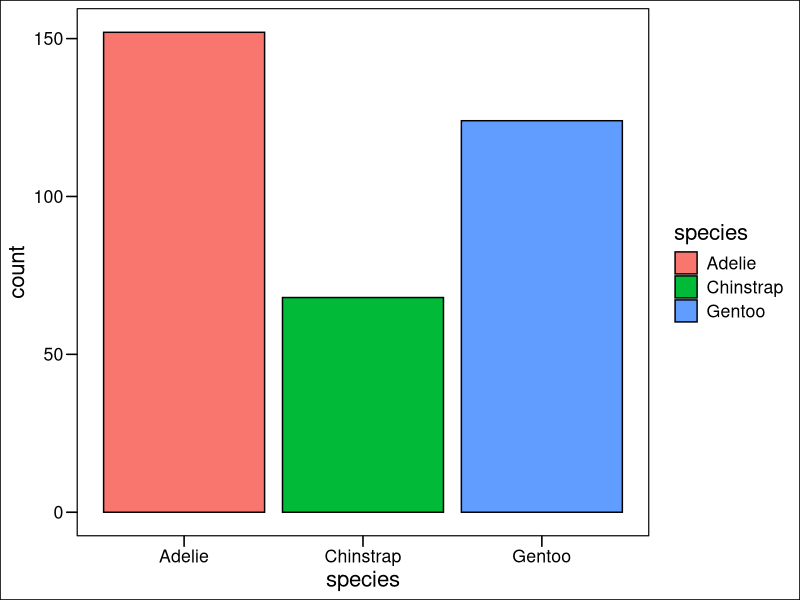
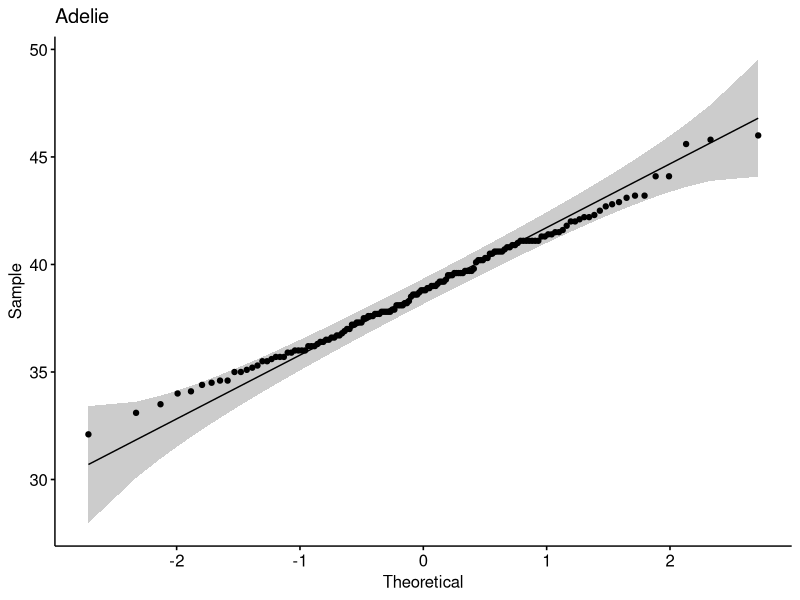
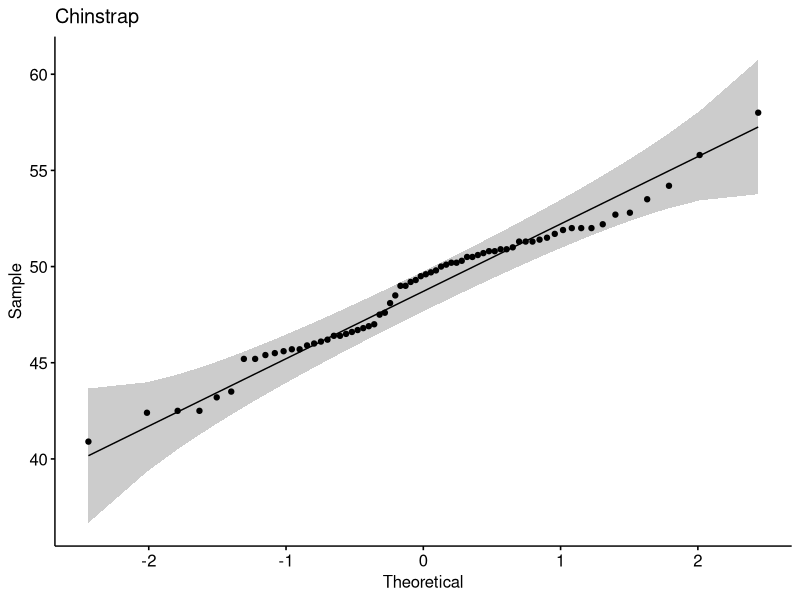
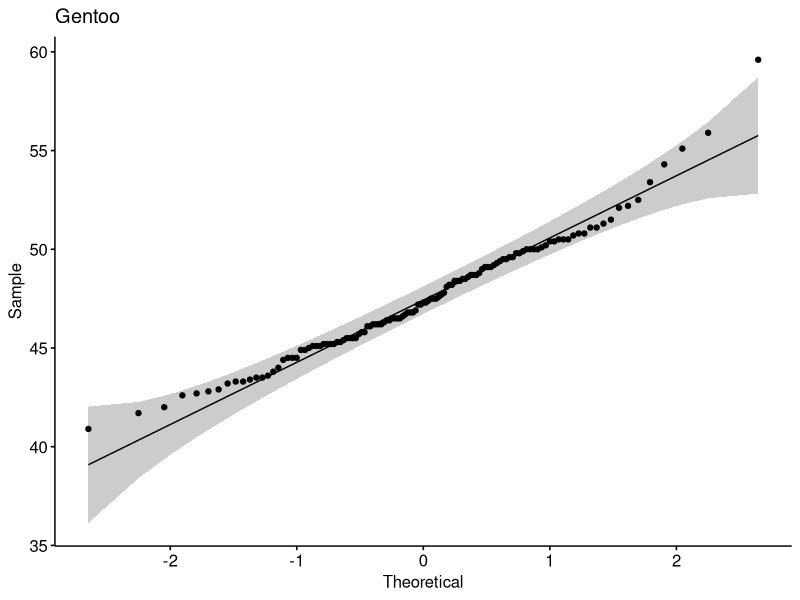
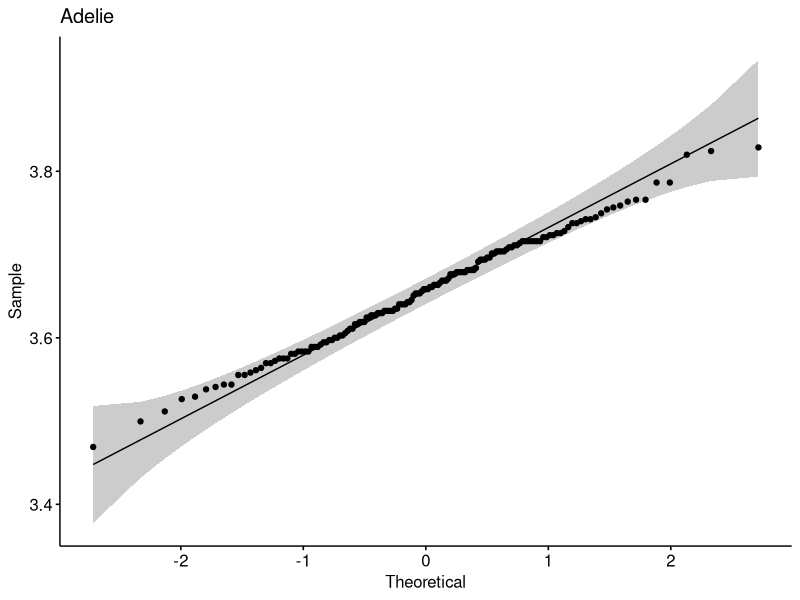
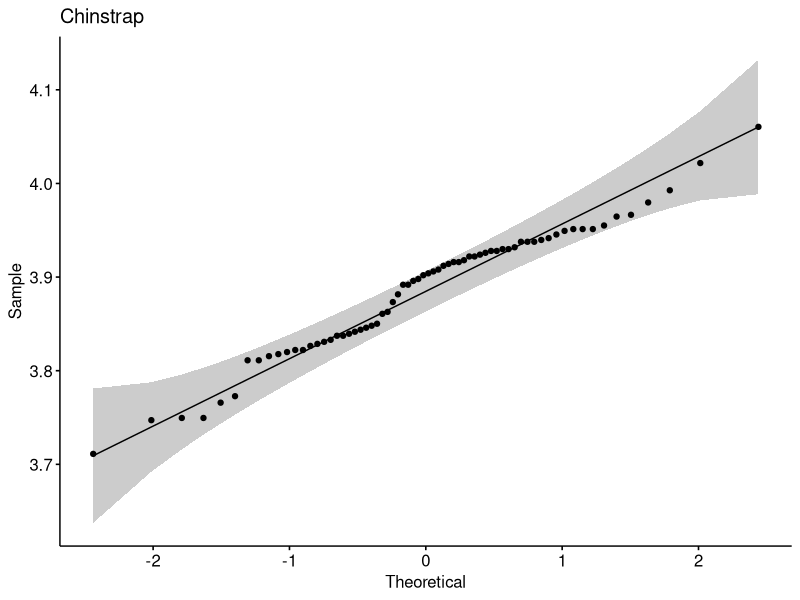
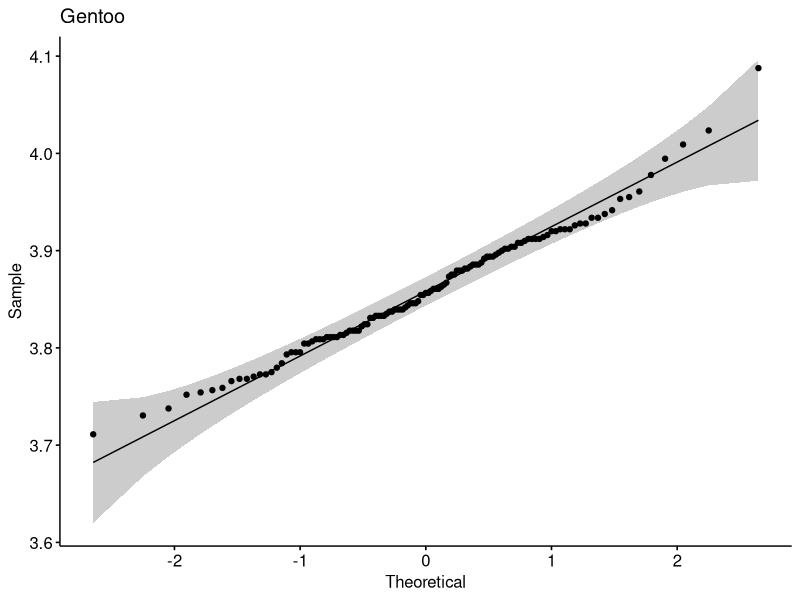

Generate these figures, in order, with R: (Note: this script raises an error after producing the figures.)
## ---- chunk 1
library(tidyverse)
library(palmerpenguins)

df <- palmerpenguins::penguins
names(df)
## ---- chunk 2
unique(df$species)
## ---- chunk 3
table(df$species)
## ---- chunk 4
library(ggthemes)

# make grouping variable a factor
df$species <- as.factor(df$species)

ggplot() + 
  geom_bar(data = df, mapping = aes(x = species, fill = species), 
           colour = "black") +
  ggthemes::theme_base()
## ---- chunk 5
library(ggpubr)

# first filter the data
adelie <- df %>% 
  dplyr::filter(species == "Adelie")
chin <- df %>% 
  dplyr::filter(species == "Chinstrap")
gentoo <- df %>% 
  dplyr::filter(species == "Gentoo")

# plot qq-plots for each one
ggpubr::ggqqplot(adelie$bill_length_mm, main = "Adelie")
ggpubr::ggqqplot(chin$bill_length_mm, main = "Chinstrap")
ggpubr::ggqqplot(gentoo$bill_length_mm, main = "Gentoo")
## ---- chunk 6
stats::shapiro.test(adelie$bill_length_mm)
stats::shapiro.test(chin$bill_length_mm)
stats::shapiro.test(gentoo$bill_length_mm)
## ---- chunk 7
adelie <- adelie %>% 
  dplyr::mutate(
    log_length = log(bill_length_mm)
  )
chin <- chin %>% 
  dplyr::mutate(
    log_length = log(bill_length_mm)
  )
gentoo <- gentoo %>% 
  dplyr::mutate(
    log_length = log(bill_length_mm)
  )
## ---- chunk 8
# plot qq-plots for each one
ggpubr::ggqqplot(adelie$log_length, main = "Adelie")
ggpubr::ggqqplot(chin$log_length, main = "Chinstrap")
ggpubr::ggqqplot(gentoo$log_length, main = "Gentoo")
## ---- chunk 9
stats::shapiro.test(adelie$log_length)
stats::shapiro.test(chin$log_length)
stats::shapiro.test(gentoo$log_length)
## ---- chunk 10
bill_data <- data.frame(
  log_length = c(adelie$log_length, chin$log_length, gentoo$log_length),
  species = as.factor(c(
    # first for the adelie species since it's the first in the vector above
    rep("adelie", length(adelie$log_length)), 
    rep("chin", length(chin$log_length)),
    rep("gentoo", length(gentoo$log_length))
  ))
)

# let's look at the structure of the df
str(bill_data)
## ---- chunk 11
stats::bartlett.test(log_length ~ species, data = bill_data)
## ---- chunk 12
mod <- stats::aov(log_length ~ species, data = bill_data_noNA)
summary(mod)
## ---- chunk 13
stats::TukeyHSD(mod)
